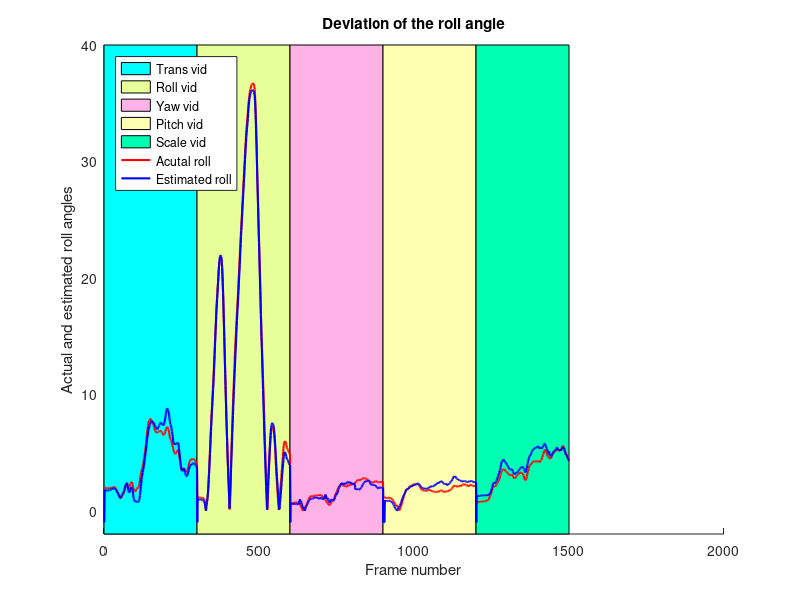

This figure's MATLAB source:
data = textread('./OutputForMATLAB/0/poseOutput.txt', '%s', 'delimiter', ','); 

mat_data_act_0 = zeros(300,3);
mat_data_est_0 = zeros(300,3);

for i=0:299
    mat_data_act_0((i+1),:) = [abs(str2double(data(i*6 + 1))) abs(str2double(data(i*6 + 2))) abs(str2double(data(i*6 + 3)))];
    if(abs(str2double(data(i*6 + 4))) == 361)
        mat_data_est_0((i+1),:) = [-1 -1 -1];
    else
        mat_data_est_0((i+1),:) = [abs(str2double(data(i*6 + 4))) abs(str2double(data(i*6 + 5))) abs(str2double(data(i*6 + 6)))];
    end
end

data = textread('./OutputForMATLAB/1/poseOutput.txt', '%s', 'delimiter', ','); 

mat_data_act_1 = zeros(300,3);
mat_data_est_1 = zeros(300,3);

for i=0:299
    mat_data_act_1((i+1),:) = [abs(str2double(data(i*6 + 1))) abs(str2double(data(i*6 + 2))) abs(str2double(data(i*6 + 3)))];
    if(abs(str2double(data(i*6 + 4))) == 361)
        mat_data_est_1((i+1),:) = [-1 -1 -1];
    else
        mat_data_est_1((i+1),:) = [abs(str2double(data(i*6 + 4))) abs(str2double(data(i*6 + 5))) abs(str2double(data(i*6 + 6)))];
    end
end

data = textread('./OutputForMATLAB/2/poseOutput.txt', '%s', 'delimiter', ','); 

mat_data_act_2 = zeros(300,3);
mat_data_est_2 = zeros(300,3);

for i=0:299
    mat_data_act_2((i+1),:) = [abs(str2double(data(i*6 + 1))) abs(str2double(data(i*6 + 2))) abs(str2double(data(i*6 + 3)))];
    if(abs(str2double(data(i*6 + 4))) == 361)
        mat_data_est_2((i+1),:) = [-1 -1 -1];
    else
        mat_data_est_2((i+1),:) = [abs(str2double(data(i*6 + 4))) abs(str2double(data(i*6 + 5))) abs(str2double(data(i*6 + 6)))];
    end
end

data = textread('./OutputForMATLAB/3/poseOutput.txt', '%s', 'delimiter', ','); 

mat_data_act_3 = zeros(300,3);
mat_data_est_3 = zeros(300,3);

for i=0:299
    mat_data_act_3((i+1),:) = [abs(str2double(data(i*6 + 1))) abs(str2double(data(i*6 + 2))) abs(str2double(data(i*6 + 3)))];
    if(abs(str2double(data(i*6 + 4))) == 361)
        mat_data_est_3((i+1),:) = [-1 -1 -1];
    else
        mat_data_est_3((i+1),:) = [abs(str2double(data(i*6 + 4))) abs(str2double(data(i*6 + 5))) abs(str2double(data(i*6 + 6)))];
    end
end

data = textread('./OutputForMATLAB/4/poseOutput.txt', '%s', 'delimiter', ','); 

mat_data_act_4 = zeros(300,3);
mat_data_est_4 = zeros(300,3);

for i=0:299
    mat_data_act_4((i+1),:) = [abs(str2double(data(i*6 + 1))) abs(str2double(data(i*6 + 2))) abs(str2double(data(i*6 + 3)))];
    if(abs(str2double(data(i*6 + 4))) == 361)
        mat_data_est_4((i+1),:) = [-1 -1 -1];
    else
        mat_data_est_4((i+1),:) = [abs(str2double(data(i*6 + 4))) abs(str2double(data(i*6 + 5))) abs(str2double(data(i*6 + 6)))];
    end
end

pose_act = vertcat(mat_data_act_0,mat_data_act_1,mat_data_act_2,mat_data_act_3,mat_data_act_4);
pose_est = vertcat(mat_data_est_0,mat_data_est_1,mat_data_est_2,mat_data_est_3,mat_data_est_4);


frame_nos = zeros(1,1500);
for i = 1:1500
    frame_nos(1,i) = i;
end

%% Draw graph

figure;
subplot(1,1,1);

ylim([-2 40])
hold on
patch([0 300 300 0], [max(ylim) max(ylim) -2 -2], 'c', 'DisplayName','Trans vid')
patch([300 600 600 300], [max(ylim) max(ylim) -2 -2], [0.9 1 0.6], 'DisplayName','Roll vid')
patch([600 900 900 600], [max(ylim) max(ylim) -2 -2], [1 0.7 0.9], 'DisplayName','Yaw vid')
patch([900 1200 1200 900], [max(ylim) max(ylim) -2 -2], [1 1 0.7], 'DisplayName','Pitch vid')
patch([1200 1500 1500 1200], [max(ylim) max(ylim) -2 -2], [0 1 0.7], 'DisplayName','Scale vid')

plot(frame_nos,pose_act(:,1),'color','r','DisplayName','Acutal roll','LineWidth',1.5);
hold on;
plot(frame_nos,pose_est(:,1),'color','b','DisplayName','Estimated roll','LineWidth',1.5);
hold on;
legend('Location','northwest');
title('Deviation of the roll angle')
xlabel('Frame number');
ylabel('Actual and estimated roll angles');

%subplot(3,1,2);
